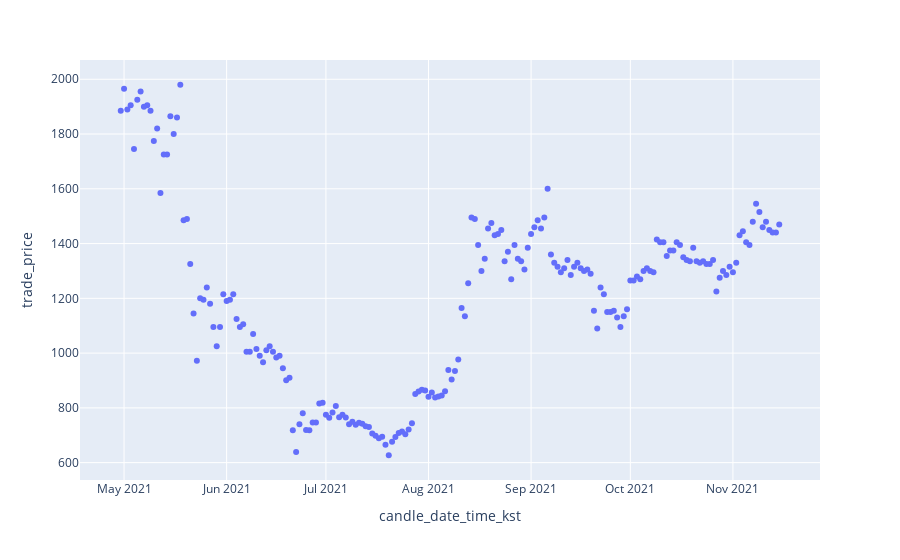

Notebook source saved alongside this figure:
### Code cell
fig = px.scatter(my_df[my_df.market=='XRP'],
                x = 'candle_date_time_kst',
                 y = 'trade_price'
                )
plotly.offline.iplot(fig)

### Figure 1 — Plotly figure (JSON) as saved in the notebook; plotly's stock layout.template omitted (floating-point values rounded to 4 significant figures; data arrays with more than 128 entries replaced by an {"elided": "..."} marker saying what was removed)
{"data": [{"hovertemplate": "candle_date_time_kst=%{x}<br>trade_price=%{y}<extra></extra>", "legendgroup": "", "marker": {"color": "#636efa", "symbol": "circle"}, "mode": "markers", "name": "", "orientation": "v", "showlegend": false, "type": "scatter", "x": {"elided": "200 str values"}, "xaxis": "x", "y": {"elided": "200 int values"}, "yaxis": "y"}], "layout": {"legend": {"tracegroupgap": 0}, "margin": {"t": 60}, "xaxis": {"anchor": "y", "domain": [0, 1], "title": {"text": "candle_date_time_kst"}}, "yaxis": {"anchor": "x", "domain": [0, 1], "title": {"text": "trade_price"}}}}
